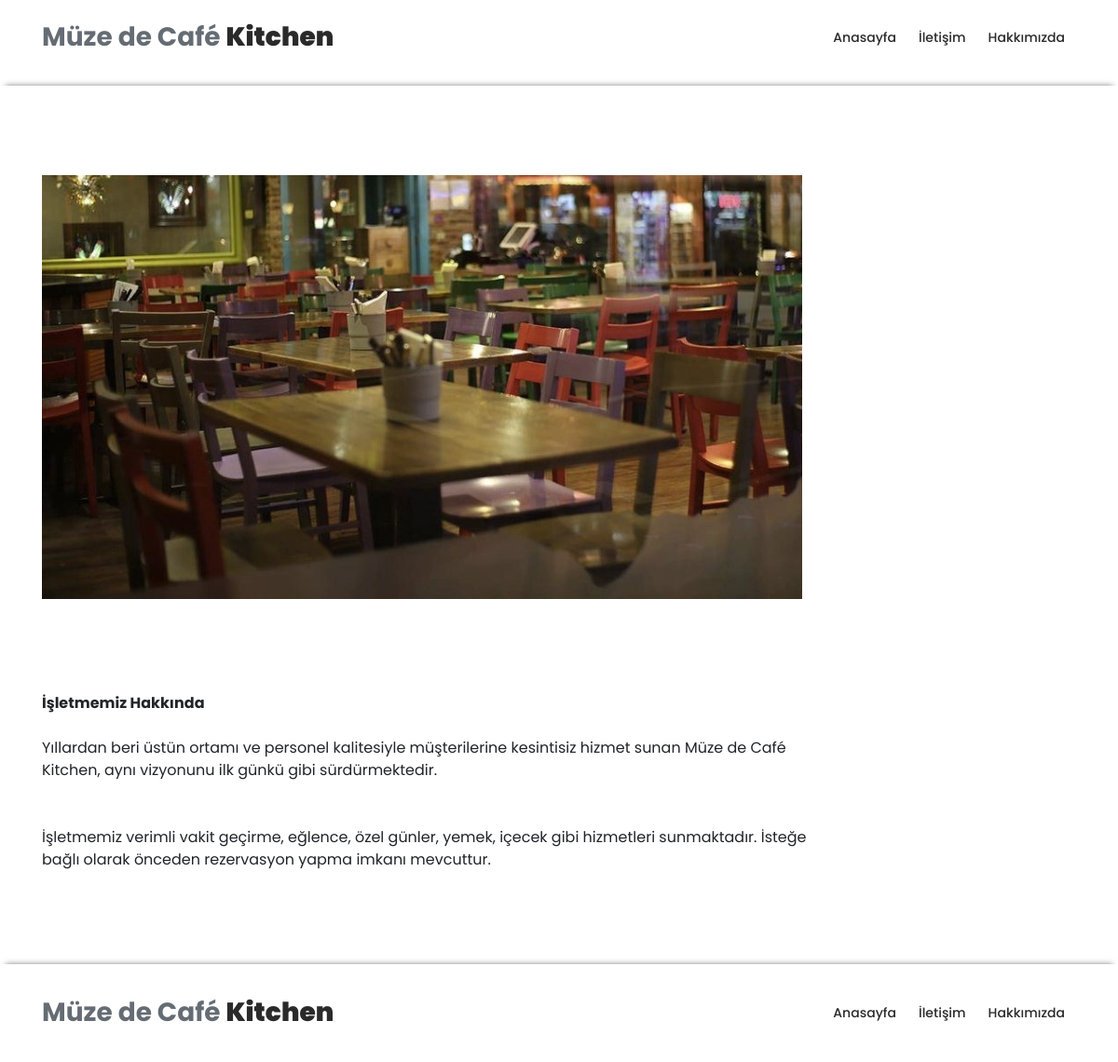
Page /hakkimizda.php on the committed database.
### tables this page shows
CREATE TABLE `menu` (
  `menu_id` int(11) NOT NULL,
  `menu_ad` varchar(255) NOT NULL,
  `menu_url` varchar(255) NOT NULL,
  `menu_sira` int(255) NOT NULL,
  `menu_durum` int(255) NOT NULL,
  `menu_renk` int(255) NOT NULL
);

CREATE TABLE `hakkimizdaresimyukleme` (
  `resim_id` int(11) NOT NULL,
  `resim` text NOT NULL,
  `resimaciklama` text NOT NULL
);

CREATE TABLE `veri_hakkimizda` (
  `id` int(11) NOT NULL,
  `icerik` text DEFAULT NULL
);

### hakkimizda.php (the view, shortened to what this page needs)
<?php
include('sistem/baglan.php');
$sorgu = $baglan->prepare("SELECT * FROM veri_hakkimizda Where id=1");
$sorgu->execute();
$sonuc = $sorgu->fetch();
?>
<php lang="en">
    <head>
        <link rel="stylesheet" type="text/css" href="assets/css/bootstrap.min.css">
        <link rel="stylesheet" type="text/css" href="assets/css/font-awesome.css">
        <link rel="stylesheet" type="text/css" href="assets/css/owl-carousel.css">
        <link rel="stylesheet" href="assets/css/tooplate-artxibition.css">
    </head>
    <body>
        <header class="header-area header-sticky col-xl-12">
            <div class="container">
                <div class="row">
                    <div class="col-12">
                        <nav class="main-nav">
                            <a href="index.php" class="logo">Müze de Café <em>Kitchen</em></a>
                            <?php
                            $menusor = $baglan->prepare("SELECT * FROM menu order by menu_sira desc");
                            $menusor->execute();
                            while ($menucek = $menusor->fetch(pdo::FETCH_ASSOC)) {
                            ?>
                                <ul class="nav">
                                    <?php if ($menucek['menu_durum'] == 1) : ?>
                                        <a href="<?php echo $menucek['menu_url']; ?>">
                                            <br>
                                            <li class="logo">
                                                <?php echo $menucek['menu_ad']; ?>
                                        </a>
                                    <?php endif ?>
                                </ul>
                            <?php } ?>
                        </nav>
                    </div>
                </div>
            </div>
        </header>
        <div style="box-shadow: rgb(0 0 0 / 50%) 0px -6px 6px -6px;
    padding:1%;
    margin-top:1%;
    background-color:white;"></div>
        <div class="container">
            <div class="row">
                <div class="col-lg-6">
                    <center><br><br><br>
                        <ul>
                            <?php $resimler = $baglan->prepare("SELECT * FROM hakkimizdaresimyukleme");
                            $resimler->execute();
                            if ($resimler->rowCount()) {
                                foreach ($resimler as $row) {      ?> <ul>
                                        <li> <img src="9 mart web/<?php echo $row["resim"]; ?>" align="justify" width="" height="" alt="resim" /> </li>
                                    </ul> <?php }
                                    } ?>
                        </ul>
                </div>
            </div>
        </div>
        <div class="amazing-venues">
            <div class="container">
                <div class="row">
                    <div class="col-lg-9">
                        <div class="left-content">
                            <?= $sonuc["icerik"] ?>
                        </div>
                    </div>
                </div>
            </div>
        </div>
        <footer class="header-area header-sticky col-xl-12" style="box-shadow: rgb(0 0 0 / 50%) 0px -6px 6px -6px;
    padding:1%;
    margin-top:1%;
    background-color:white;">
            <div class="container">
                <nav class="main-nav">
                    <a href="index.php" class="logo">Müze de Café <em>Kitchen</em></a>
                    <?php
                    $menusor = $baglan->prepare("SELECT * FROM menu order by menu_sira desc");
                    $menusor->execute();
                    while ($menucek = $menusor->fetch(pdo::FETCH_ASSOC)) {
                    ?>
                        <ul class="nav">
                            <?php if ($menucek['menu_durum'] == 1) : ?>
                                <a href="<?php echo $menucek['menu_url']; ?>">
                                    <br>
                                    <li class="logo">
                                        <?php echo $menucek['menu_ad']; ?>
                                </a>
                            <?php endif ?>
                        </ul>
                    <?php } ?>
                </nav>
            </div>
        </footer>
    </body>
    </html>

### assets/css/tooplate-artxibition.css (style rules this page uses)
html, body, div, span, applet, object, iframe, h1, h2, h3, h4, h5, h6, p, blockquote, div pre, a, abbr, acronym, address, big, cite, code, del, dfn, em, font, img, ins, kbd, q, s, samp, small, strike, strong, sub, sup, tt, var, b, u, i, center, dl, dt, dd, ol, ul, li, figure, header, nav, section, article, aside, footer, figcaption { margin: 0; padding: 0; border: 0; outline: 0; }
ul, li { padding: 0; margin: 0; list-style: none; }
header, nav, section, article, aside, footer, hgroup { display: block; }
* { box-sizing: border-box; }
html, body { font-family: 'Poppins', sans-serif; font-weight: 400; background-color: #fff; font-size: 16px; -ms-text-size-adjust: 100%; -webkit-font-smoothing: antialiased; -moz-osx-font-smoothing: grayscale; }
a { text-decoration: none !important; }
ul { margin-bottom: 0px; }
html, body { background: #fff; font-family: 'Poppins', sans-serif; }
.header-area { position: relative; top: 0px; left: 0px; right: 0px; z-index: 100; height: 80px; background: #fff; -webkit-transition: all .5s ease 0s; -moz-transition: all .5s ease 0s; -o-transition: all .5s ease 0s; transition: all .5s ease 0s; }
.header-area .main-nav { min-height: 80px; background: transparent; }
.header-area .main-nav .logo { line-height: 80px; color: #656c74; font-size: 28px; font-weight: 700; float: left; -webkit-transition: all 0.3s ease 0s; -moz-transition: all 0.3s ease 0s; -o-transition: all 0.3s ease 0s; transition: all 0.3s ease 0s; }
.header-area .main-nav .logo em { font-style: normal; color: #2a2a2a; font-weight: 900; }
.header-area .main-nav .nav { float: right; margin-top: 27px; margin-right: 0px; background-color: transparent; -webkit-transition: all 0.3s ease 0s; -moz-transition: all 0.3s ease 0s; -o-transition: all 0.3s ease 0s; transition: all 0.3s ease 0s; position: relative; z-index: 999; }
.header-area .main-nav .nav li { padding-left: 20px; padding-right: 20px; }
.header-area .main-nav .nav li a { display: block; font-weight: 500; font-size: 14px; color: #2a2a2a; text-transform: capitalize; -webkit-transition: all 0.3s ease 0s; -moz-transition: all 0.3s ease 0s; -o-transition: all 0.3s ease 0s; transition: all 0.3s ease 0s; height: 40px; line-height: 40px; border: transparent; }
.header-area.header-sticky { min-height: 80px; }
.header-area.header-sticky .nav { margin-top: 20px !important; }
@media (max-width: 1200px) { .header-area .main-nav .nav li { padding-left: 12px; padding-right: 12px; } }
@media (max-width: 1200px) { .header-area .main-nav:before { display: none; } }
@media (min-width: 767px) { .header-area .main-nav .nav { display: flex !important; } }
.amazing-venues { margin: 100px 0px; }
footer { padding-top: 60px; margin-bottom: 25px; }

### rows in the picture
menu: menu_ad "Hakkımızda"
menu: menu_ad "İletişim"
menu: menu_ad "Anasayfa"
hakkimizdaresimyukleme: resim (picture)
veri_hakkimizda: icerik "İşletmemiz Hakkında Yıllardan beri üstün ortamı ve personel kalitesiyle müşterilerine kesintisiz hizmet sunan Müze de Café Kitchen, aynı vizyonunu ilk günkü gibi sürdürmektedir. İşletmemiz verimli vakit geçirme, eğlence, özel günler, yemek, içecek gibi hizmetleri sunmaktadır. İsteğe bağlı olarak önceden rezervasyon yapma imkanı mevcuttur."
